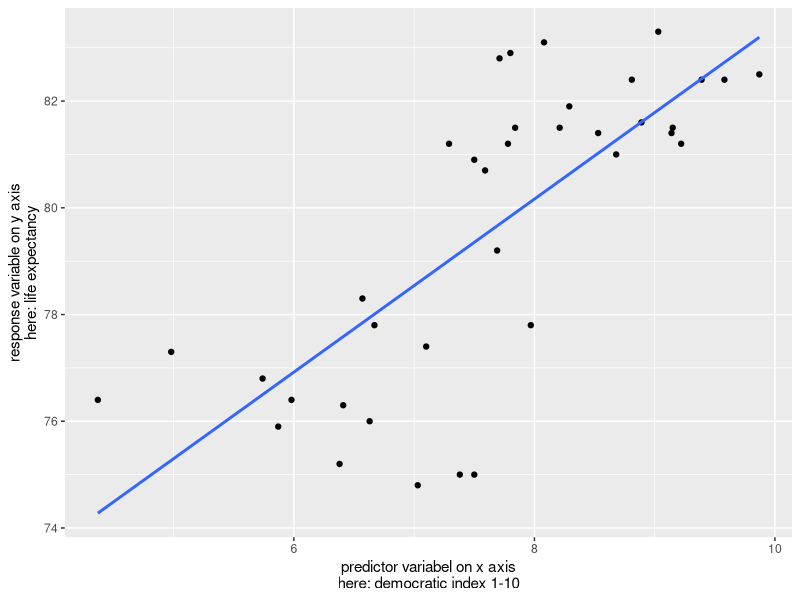
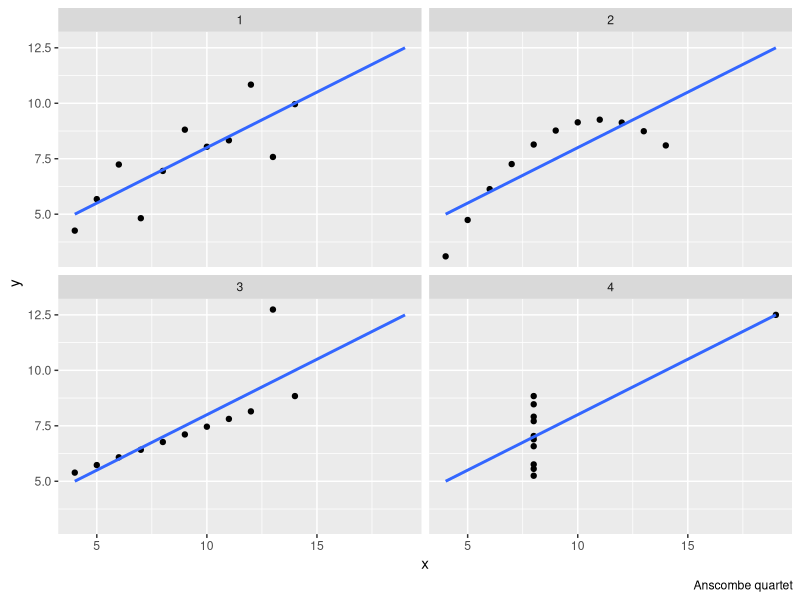

These figures' R source, in order:
## ---- chunk 1
knitr::opts_chunk$set(echo = FALSE)

library(tidyverse)
library(here)
## ---- chunk 2

countries <- read.csv(here("data", "countries.csv"))

countries %>%
  ggplot(aes(x= dem_index, y = life_exp)) +
  geom_point()+
  geom_smooth(method = "lm", se = FALSE) +
  labs(x = "predictor variabel on x axis\nhere: democratic index 1-10",
       y = "response variable on y axis\nhere: life expectancy") 

  
## ---- chunk 3

dat <- datasets::anscombe
datLong <- data.frame(
    group  = rep(1:4, each = 11),
    x = unlist(dat[,c(1:4)]),
    y = unlist(dat[,c(5:8)])
    )
rownames(datLong) <- NULL

datLong %>% 
  ggplot(aes(x=x, y=y))+
  geom_point()+
  geom_smooth(method = "lm", se = FALSE, fullrange = TRUE)+
  facet_wrap(~group)+
  labs(caption = "Anscombe quartet")

